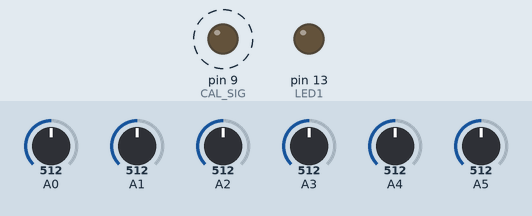
Simulated run of this sketch. Board: Arduino Uno, built with avr-gcc and run on an emulated ATmega328P. On the bench: output pins drawn as LEDs (lit = HIGH). Dashed ring = blinking. Inputs (shaded band) come from the test bench; at power-on: A0 = 512, A1 = 512, A2 = 512, A3 = 512, A4 = 512, A5 = 512. What the sketch prints to the serial monitor is not drawn.

Above: at 0.04 s.
At 1.21 s:
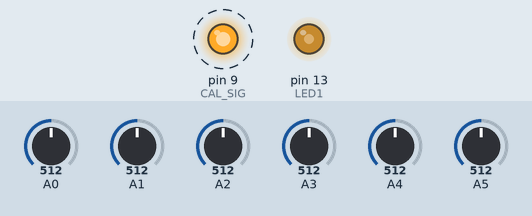
1.3 s: A0 set to 716
4.3 s: A1 set to 716
7.3 s: A2 set to 716
10.3 s: A3 set to 716
13.3 s: A4 set to 716
16.3 s: A5 set to 716
Timing chart, 0 to 20.3 s (numbered marks = the images above; inputs shaded):
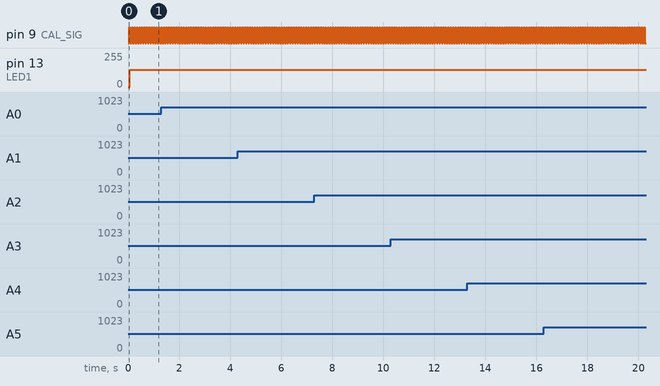

The sketch:

Olimex-EKG.ino
```cpp
/**********************************************************/
/* Demo program for:                                      */
/*    Board: SHIELD-EKG/EMG + Olimexino328                */
/*  Manufacture: OLIMEX                                   */
/*  COPYRIGHT (C) 2012                                    */
/*  Designed by:  Penko Todorov Bozhkov                   */
/*   Module Name:   Sketch                                */
/*   File   Name:   ShieldEkgEmgDemo.ino                  */
/*   Revision:  Rev.A                                     */
/*    -> Added is suppport for all Arduino boards.        */
/*       This code could be recompiled for all of them!   */
/*   Date: 19.12.2012                                     */
/*   Built with Arduino C/C++ Compiler, version: 1.0.3    */
/**********************************************************/
/**********************************************************
Purpose of this programme is to give you an easy way to
connect Olimexino328 to ElectricGuru(TM), see:
https://www.olimex.com/Products/EEG/OpenEEG/EEG-SMT/resources/ElecGuru40.zip
where you'll be able to observe yours own EKG or EMG signal.
It is based on:
***********************************************************
* ModularEEG firmware for one-way transmission, v0.5.4-p2
* Copyright (c) 2002-2003, Joerg Hansmann, Jim Peters, Andreas Robinson
* License: GNU General Public License (GPL) v2
***********************************************************
For proper communication packet format given below have to be supported:
///////////////////////////////////////////////
////////// Packet Format Version 2 ////////////
///////////////////////////////////////////////
// 17-byte packets are transmitted from Olimexino328 at 256Hz,
// using 1 start bit, 8 data bits, 1 stop bit, no parity, 57600 bits per second.

// Minimial transmission speed is 256Hz * sizeof(Olimexino328_packet) * 10 = 43520 bps.

struct Olimexino328_packet
{
  uint8_t	sync0;		// = 0xa5
  uint8_t	sync1;		// = 0x5a
  uint8_t	version;	// = 2 (packet version)
  uint8_t	count;		// packet counter. Increases by 1 each packet.
  uint16_t	data[6];	// 10-bit sample (= 0 - 1023) in big endian (Motorola) format.
  uint8_t	switches;	// State of PD5 to PD2, in bits 3 to 0.
};
*/
/**********************************************************/
#include <compat/deprecated.h>
#include <C:\Users\Raj\Box Sync\Corvae\HW\Reference\Olimex Shield\Olimex-EKG\FlexiTimer2.h>
//http://www.arduino.cc/playground/Main/FlexiTimer2

// All definitions
#define NUMCHANNELS 6
#define HEADERLEN 4
#define PACKETLEN (NUMCHANNELS * 2 + HEADERLEN + 1)
#define SAMPFREQ 256                      // ADC sampling rate 256
#define TIMER2VAL (1024/(SAMPFREQ))       // Set 256Hz sampling frequency
#define LED1  13
#define CAL_SIG 9

// Global constants and variables
volatile unsigned char TXBuf[PACKETLEN];  //The transmission packet
volatile unsigned char TXIndex;           //Next byte to write in the transmission packet.
volatile unsigned char CurrentCh;         //Current channel being sampled.
volatile unsigned char counter = 0;	  //Additional divider used to generate CAL_SIG
volatile unsigned int ADC_Value = 0;	  //ADC current value

//~~~~~~~~~~
// Functions
//~~~~~~~~~~

/****************************************************/
/*  Function name: Toggle_LED1                      */
/*  Parameters                                      */
/*    Input   :  No	                            */
/*    Output  :  No                                 */
/*    Action: Switches-over LED1.                   */
/****************************************************/
void Toggle_LED1(void){

 if((digitalRead(LED1))==HIGH){ digitalWrite(LED1,LOW); }
 else{ digitalWrite(LED1,HIGH); }

}


/****************************************************/
/*  Function name: toggle_GAL_SIG                   */
/*  Parameters                                      */
/*    Input   :  No	                            */
/*    Output  :  No                                 */
/*    Action: Switches-over GAL_SIG.                */
/****************************************************/
void toggle_GAL_SIG(void){

 if(digitalRead(CAL_SIG) == HIGH){ digitalWrite(CAL_SIG, LOW); }
 else{ digitalWrite(CAL_SIG, HIGH); }

}


/****************************************************/
/*  Function name: setup                            */
/*  Parameters                                      */
/*    Input   :  No	                            */
/*    Output  :  No                                 */
/*    Action: Initializes all peripherals           */
/****************************************************/
void setup() {

 noInterrupts();  // Disable all interrupts before initialization

 // LED1
 pinMode(LED1, OUTPUT);  //Setup LED1 direction
 digitalWrite(LED1,LOW); //Setup LED1 state
 pinMode(CAL_SIG, OUTPUT);

 //Write packet header and footer
 TXBuf[0] = 0xa5;    //Sync 0
 TXBuf[1] = 0x5a;    //Sync 1
 TXBuf[2] = 2;       //Protocol version
 TXBuf[3] = 0;       //Packet counter
 TXBuf[4] = 0x02;    //CH1 High Byte
 TXBuf[5] = 0x00;    //CH1 Low Byte
 TXBuf[6] = 0x02;    //CH2 High Byte
 TXBuf[7] = 0x00;    //CH2 Low Byte
 TXBuf[8] = 0x02;    //CH3 High Byte
 TXBuf[9] = 0x00;    //CH3 Low Byte
 TXBuf[10] = 0x02;   //CH4 High Byte
 TXBuf[11] = 0x00;   //CH4 Low Byte
 TXBuf[12] = 0x02;   //CH5 High Byte
 TXBuf[13] = 0x00;   //CH5 Low Byte
 TXBuf[14] = 0x02;   //CH6 High Byte
 TXBuf[15] = 0x00;   //CH6 Low Byte
 TXBuf[2 * NUMCHANNELS + HEADERLEN] =  0x01;	// Switches state

 // Timer2
 // Timer2 is used to setup the analag channels sampling frequency and packet update.
 // Whenever interrupt occures, the current read packet is sent to the PC
 // In addition the CAL_SIG is generated as well, so Timer1 is not required in this case!
 FlexiTimer2::set(TIMER2VAL, Timer2_Overflow_ISR);
 FlexiTimer2::start();

 // Serial Port
 Serial.begin(57600);
 //Set speed to 57600 bps

 // MCU sleep mode = idle.
 //outb(MCUCR,(inp(MCUCR) | (1<<SE)) & (~(1<<SM0) | ~(1<<SM1) | ~(1<<SM2)));

 interrupts();  // Enable all interrupts after initialization has been completed
}

/****************************************************/
/*  Function name: Timer2_Overflow_ISR              */
/*  Parameters                                      */
/*    Input   :  No	                            */
/*    Output  :  No                                 */
/*    Action: Determines ADC sampling frequency.    */
/****************************************************/
void Timer2_Overflow_ISR()
{
  // Toggle LED1 with ADC sampling frequency /2
  Toggle_LED1();

  //Read the 6 ADC inputs and store current values in Packet
  for(CurrentCh=0;CurrentCh<6;CurrentCh++){
    ADC_Value = analogRead(CurrentCh);
    TXBuf[((2*CurrentCh) + HEADERLEN)] = ((unsigned char)((ADC_Value & 0xFF00) >> 8));	// Write High Byte
    TXBuf[((2*CurrentCh) + HEADERLEN + 1)] = ((unsigned char)(ADC_Value & 0x00FF));	// Write Low Byte
  }

  // Send Packet
  for(TXIndex=0;TXIndex<17;TXIndex++){
    Serial.write(TXBuf[TXIndex]);
  }

  // Increment the packet counter
  TXBuf[3]++;

  // Generate the CAL_SIGnal
  counter++;		// increment the devider counter
  if(counter == 12){	// 250/12/2 = 10.4Hz ->Toggle frequency
    counter = 0;
    toggle_GAL_SIG();	// Generate CAL signal with frequ ~10Hz
  }
}


/****************************************************/
/*  Function name: loop                             */
/*  Parameters                                      */
/*    Input   :  No	                            */
/*    Output  :  No                                 */
/*    Action: Puts MCU into sleep mode.             */
/****************************************************/
void loop() {

 __asm__ __volatile__ ("sleep");

}
```

Measured:
- by itself, pin 9 (CAL_SIG): alternates HIGH for 0.05 s and LOW for 0.05 s
